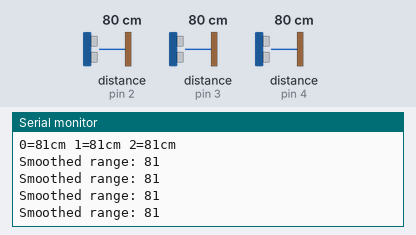
A sketch run on a simulated Arduino Mega 2560, built with avr-gcc and run on an emulated ATmega2560. Shown: the last lines printed to the serial monitor. Inputs (shaded band) come from the test bench; at power-on: distance to the obstacle (sensors on pin 2, pin 3, pin 4) 80 cm. The echo pulse lasts 58.3 µs per cm.

Above: at 1.2 s.
1.3 s: distance to the obstacle (sensor on pin 2) set to 4 cm
At 2.1 s:
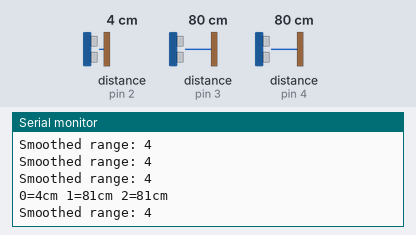
4.3 s: distance to the obstacle (sensor on pin 3) set to 120 cm
At 5.4 s:
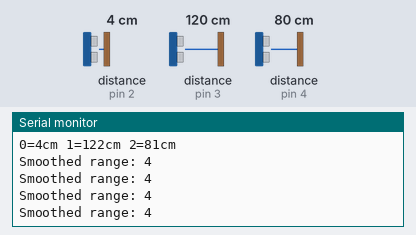
7.3 s: distance to the obstacle (sensor on pin 4) set to 2 cm
At 8.2 s:
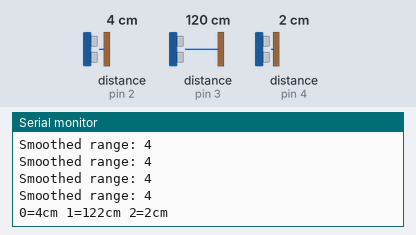
10.3 s: distance to the obstacle (sensor on pin 2) set to 120 cm
At 10.9 s:
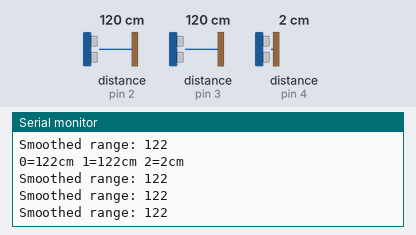
13.3 s: distance to the obstacle (sensor on pin 3) set to 2 cm
16.3 s: distance to the obstacle (sensor on pin 2) set to 2 cm
At 17.1 s:
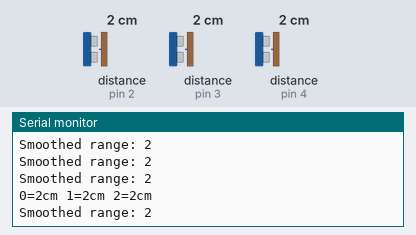
Timing chart, 0 to 19.3 s (numbered marks = the images above; inputs shaded):
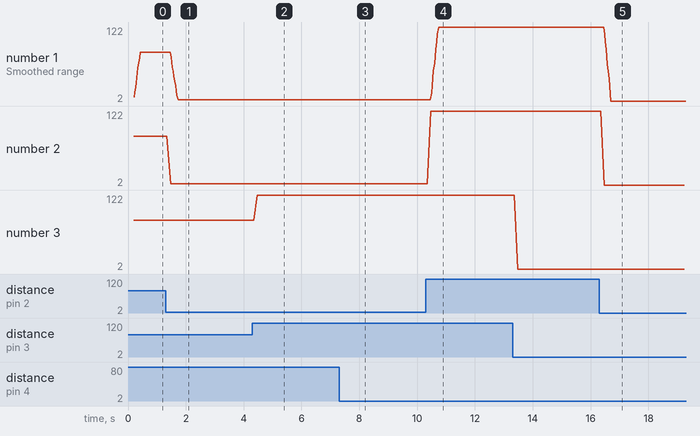

The sketch:

us_test_15_smooth.ino
```cpp
// ---------------------------------------------------------------------------
// This example code was used to successfully communicate with 15 ultrasonic sensors. You can adjust
// the number of sensors in your project by changing SONAR_NUM and the number of NewPing objects in the
// "sonar" array. You also need to change the pins for each sensor for the NewPing objects. Each sensor
// is pinged at 33ms intervals. So, one cycle of all sensors takes 495ms (33 * 15 = 495ms). The results
// are sent to the "oneSensorCycle" function which currently just displays the distance data. Your project
// would normally process the sensor results in this function (for example, decide if a robot needs to
// turn and call the turn function). Keep in mind this example is event-driven. Your complete sketch needs
// to be written so there's no "delay" commands and the loop() cycles at faster than a 33ms rate. If other
// processes take longer than 33ms, you'll need to increase PING_INTERVAL so it doesn't get behind.
// ---------------------------------------------------------------------------
#include <NewPing.h>

#define SONAR_NUM     3 // Number of sensors.
#define MAX_DISTANCE 250 // Maximum distance (in cm) to ping.
#define PING_INTERVAL 40 // Milliseconds between sensor pings (29ms is about the min to avoid cross-sensor echo).

unsigned long pingTimer[SONAR_NUM]; // Holds the times when the next ping should happen for each sensor.
unsigned int cm[SONAR_NUM];         // Where the ping distances are stored.
uint8_t currentSensor = 0;          // Keeps track of which sensor is active.
unsigned int us_range[SONAR_NUM+1] = {0, 0, 0, 0};
bool us_no_detection[SONAR_NUM+1] = {false, false, false, false};

//data smoothing
const int numReadings = 10;   //number of readings held for smoothing
int ir_readIndex = 0;
int us1_readIndex = 0;
int ir_readings[numReadings];     //stores readings
int us1_readings[numReadings];
int ir_total = 0;                 //stores running total of past numReadings
int us1_total = 0;
int ir_xxx = 0;                   //running average of past numReadings
int range = 0;
int last_range = 0;

NewPing sonar[SONAR_NUM] = {     // Sensor object array.
  NewPing(2, 2, MAX_DISTANCE), // Each sensor's trigger pin, echo pin, and max distance to ping.
  NewPing(3, 3, MAX_DISTANCE),
  NewPing(4, 4, MAX_DISTANCE),
};


void setup() {
  Serial.begin(9600);
  pingTimer[0] = millis() + 75;           // First ping starts at 75ms, gives time for the Arduino to chill before starting.
  for (uint8_t i = 1; i < SONAR_NUM; i++) // Set the starting time for each sensor.
    pingTimer[i] = pingTimer[i - 1] + PING_INTERVAL;
      //start all readings at zero
  for (int thisReading = 0; thisReading < numReadings; thisReading ++) {
    ir_readings[thisReading] = 0;
    us1_readings[thisReading] = 0;
  }
}

void loop() {
  for (uint8_t i = 0; i < SONAR_NUM; i++) { // Loop through all the sensors.
    if (millis() >= pingTimer[i]) {         // Is it this sensor's time to ping?
      pingTimer[i] += PING_INTERVAL * SONAR_NUM;  // Set next time this sensor will be pinged.
      if (i == 0 && currentSensor == SONAR_NUM - 1) oneSensorCycle(); // Sensor ping cycle complete, do something with the results.
      sonar[currentSensor].timer_stop();          // Make sure previous timer is canceled before starting a new ping (insurance).
      currentSensor = i;                          // Sensor being accessed.
      cm[currentSensor] = 0;                      // Make distance zero in case there's no ping echo for this sensor.
      sonar[currentSensor].ping_timer(echoCheck); // Do the ping (processing continues, interrupt will call echoCheck to look for echo).
    }
  }
  // Other code that *DOESN'T* analyze ping results can go here.
    if (last_range != 0) {
  us1_total = us1_total - us1_readings[us1_readIndex];
  us1_readings[us1_readIndex] = last_range;
  us1_total = us1_total + us1_readings[us1_readIndex];
  us1_readIndex = us1_readIndex + 1;
  if (us1_readIndex >= numReadings) {
    us1_readIndex = 0;
  }
  range = us1_total / numReadings;
  Serial.print("Smoothed range: ");
  Serial.println(range);
}
}

void echoCheck() { // If ping received, set the sensor distance to array.
  if (sonar[currentSensor].check_timer())
    cm[currentSensor] = sonar[currentSensor].ping_result / US_ROUNDTRIP_CM;
}

void oneSensorCycle() { // Sensor ping cycle complete, do something with the results.
  // The following code would be replaced with your code that does something with the ping results.
  for (uint8_t i = 0; i < SONAR_NUM; i++) {
    last_range = cm[0];
    Serial.print(i);
    Serial.print("=");
    Serial.print(cm[i]);
    Serial.print("cm ");
  }
  Serial.println();
  }
```

Measured:
- after the input at 1.3 s, the serial monitor: prints a new line after 0.17 s (image 1)
- after the input at 4.3 s, the serial monitor: prints a new line after 0.17 s (image 2)
- after the input at 7.3 s, the serial monitor: prints a new line after 0.17 s (image 3)
- after the input at 10.3 s, the serial monitor: prints a new line after 0.18 s (image 4)
- after the input at 16.3 s, the serial monitor: prints a new line after 0.17 s (image 5)
- plotted number 1: 81 → 4 after the input at 1.3 s
- plotted number 2: 81 → 4 after the input at 1.3 s
- plotted number 3: 81 → 122 after the input at 4.3 s
